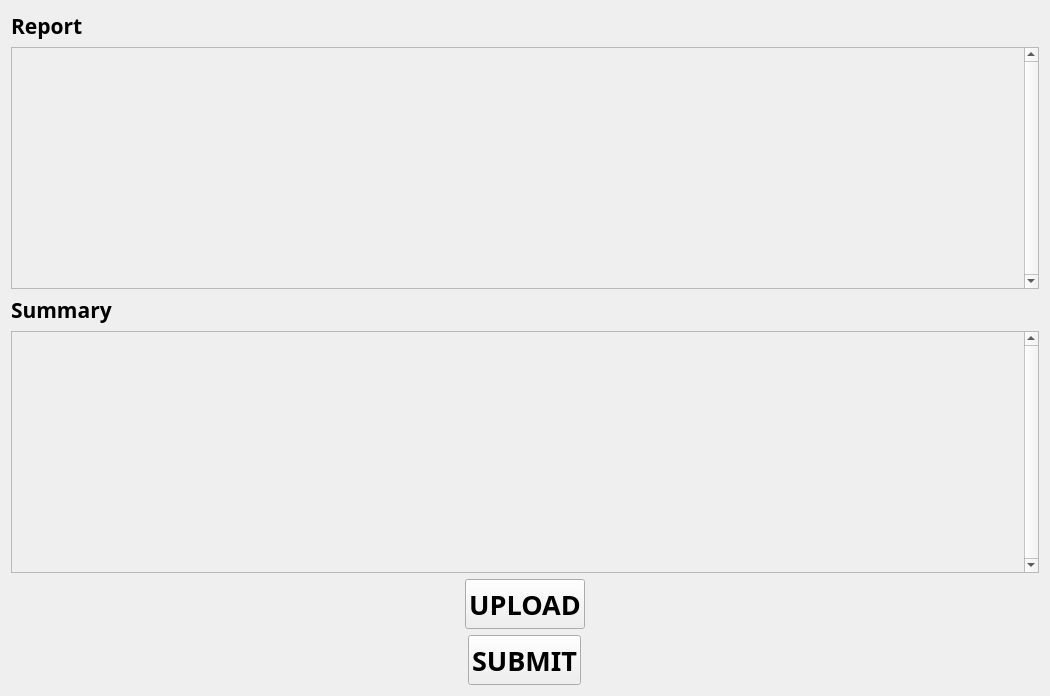
<?xml version="1.0" encoding="UTF-8"?>
<ui version="4.0">
 <class>Form</class>
 <widget class="QWidget" name="Form">
  <property name="geometry">
   <rect>
    <x>0</x>
    <y>0</y>
    <width>1050</width>
    <height>696</height>
   </rect>
  </property>
  <property name="windowTitle">
   <string>Report Summarization</string>
  </property>
  <layout class="QVBoxLayout" name="verticalLayout">
   <item>
    <widget class="QLabel" name="lblReport">
     <property name="font">
      <font>
       <family>Comfortaa SemiBold</family>
       <pointsize>16</pointsize>
       <weight>75</weight>
       <bold>true</bold>
      </font>
     </property>
     <property name="text">
      <string>Report </string>
     </property>
    </widget>
   </item>
   <item>
    <widget class="QScrollArea" name="scrollAreaUpload">
     <property name="autoFillBackground">
      <bool>false</bool>
     </property>
     <property name="frameShadow">
      <enum>QFrame::Sunken</enum>
     </property>
     <property name="verticalScrollBarPolicy">
      <enum>Qt::ScrollBarAlwaysOn</enum>
     </property>
     <property name="horizontalScrollBarPolicy">
      <enum>Qt::ScrollBarAsNeeded</enum>
     </property>
     <property name="sizeAdjustPolicy">
      <enum>QAbstractScrollArea::AdjustToContents</enum>
     </property>
     <property name="widgetResizable">
      <bool>true</bool>
     </property>
     <property name="alignment">
      <set>Qt::AlignLeading|Qt::AlignLeft|Qt::AlignTop</set>
     </property>
     <widget class="QWidget" name="scrollAreaWidgetContents_3">
      <property name="geometry">
       <rect>
        <x>0</x>
        <y>0</y>
        <width>1009</width>
        <height>228</height>
       </rect>
      </property>
      <layout class="QVBoxLayout" name="verticalLayout_4">
       <item>
        <widget class="QLabel" name="lblUpload">
         <property name="font">
          <font>
           <pointsize>11</pointsize>
          </font>
         </property>
         <property name="frameShadow">
          <enum>QFrame::Sunken</enum>
         </property>
         <property name="text">
          <string/>
         </property>
         <property name="alignment">
          <set>Qt::AlignLeading|Qt::AlignLeft|Qt::AlignTop</set>
         </property>
         <property name="wordWrap">
          <bool>true</bool>
         </property>
         <property name="textInteractionFlags">
          <set>Qt::LinksAccessibleByMouse|Qt::TextSelectableByMouse</set>
         </property>
        </widget>
       </item>
      </layout>
     </widget>
    </widget>
   </item>
   <item>
    <widget class="QLabel" name="lblSummary">
     <property name="font">
      <font>
       <family>Comfortaa SemiBold</family>
       <pointsize>16</pointsize>
       <weight>75</weight>
       <bold>true</bold>
      </font>
     </property>
     <property name="text">
      <string>Summary</string>
     </property>
    </widget>
   </item>
   <item>
    <widget class="QScrollArea" name="scrollAreaSubmit">
     <property name="autoFillBackground">
      <bool>false</bool>
     </property>
     <property name="frameShadow">
      <enum>QFrame::Sunken</enum>
     </property>
     <property name="verticalScrollBarPolicy">
      <enum>Qt::ScrollBarAlwaysOn</enum>
     </property>
     <property name="horizontalScrollBarPolicy">
      <enum>Qt::ScrollBarAsNeeded</enum>
     </property>
     <property name="sizeAdjustPolicy">
      <enum>QAbstractScrollArea::AdjustToContents</enum>
     </property>
     <property name="widgetResizable">
      <bool>true</bool>
     </property>
     <property name="alignment">
      <set>Qt::AlignLeading|Qt::AlignLeft|Qt::AlignTop</set>
     </property>
     <widget class="QWidget" name="scrollAreaWidgetContents_2">
      <property name="geometry">
       <rect>
        <x>0</x>
        <y>0</y>
        <width>1009</width>
        <height>228</height>
       </rect>
      </property>
      <layout class="QVBoxLayout" name="verticalLayout_3">
       <item>
        <widget class="QLabel" name="lblSubmit">
         <property name="sizePolicy">
          <sizepolicy hsizetype="Preferred" vsizetype="Preferred">
           <horstretch>0</horstretch>
           <verstretch>0</verstretch>
          </sizepolicy>
         </property>
         <property name="sizeIncrement">
          <size>
           <width>1</width>
           <height>1</height>
          </size>
         </property>
         <property name="font">
          <font>
           <pointsize>11</pointsize>
          </font>
         </property>
         <property name="text">
          <string/>
         </property>
         <property name="scaledContents">
          <bool>true</bool>
         </property>
         <property name="alignment">
          <set>Qt::AlignLeading|Qt::AlignLeft|Qt::AlignTop</set>
         </property>
         <property name="wordWrap">
          <bool>true</bool>
         </property>
         <property name="textInteractionFlags">
          <set>Qt::LinksAccessibleByMouse|Qt::TextSelectableByMouse</set>
         </property>
        </widget>
       </item>
      </layout>
     </widget>
    </widget>
   </item>
   <item alignment="Qt::AlignHCenter">
    <widget class="QPushButton" name="btnUpload">
     <property name="sizePolicy">
      <sizepolicy hsizetype="Expanding" vsizetype="Expanding">
       <horstretch>0</horstretch>
       <verstretch>0</verstretch>
      </sizepolicy>
     </property>
     <property name="maximumSize">
      <size>
       <width>200</width>
       <height>50</height>
      </size>
     </property>
     <property name="font">
      <font>
       <family>Comfortaa SemiBold</family>
       <pointsize>20</pointsize>
       <weight>75</weight>
       <bold>true</bold>
      </font>
     </property>
     <property name="text">
      <string>UPLOAD</string>
     </property>
     <property name="autoDefault">
      <bool>false</bool>
     </property>
     <property name="default">
      <bool>false</bool>
     </property>
     <property name="flat">
      <bool>false</bool>
     </property>
    </widget>
   </item>
   <item alignment="Qt::AlignHCenter">
    <widget class="QPushButton" name="btnSubmit">
     <property name="sizePolicy">
      <sizepolicy hsizetype="Expanding" vsizetype="Expanding">
       <horstretch>0</horstretch>
       <verstretch>0</verstretch>
      </sizepolicy>
     </property>
     <property name="maximumSize">
      <size>
       <width>200</width>
       <height>50</height>
      </size>
     </property>
     <property name="font">
      <font>
       <family>Comfortaa SemiBold</family>
       <pointsize>20</pointsize>
       <weight>75</weight>
       <bold>true</bold>
      </font>
     </property>
     <property name="text">
      <string>SUBMIT</string>
     </property>
     <property name="checkable">
      <bool>false</bool>
     </property>
     <property name="autoRepeatDelay">
      <number>300</number>
     </property>
    </widget>
   </item>
  </layout>
 </widget>
 <resources/>
 <connections/>
</ui>
